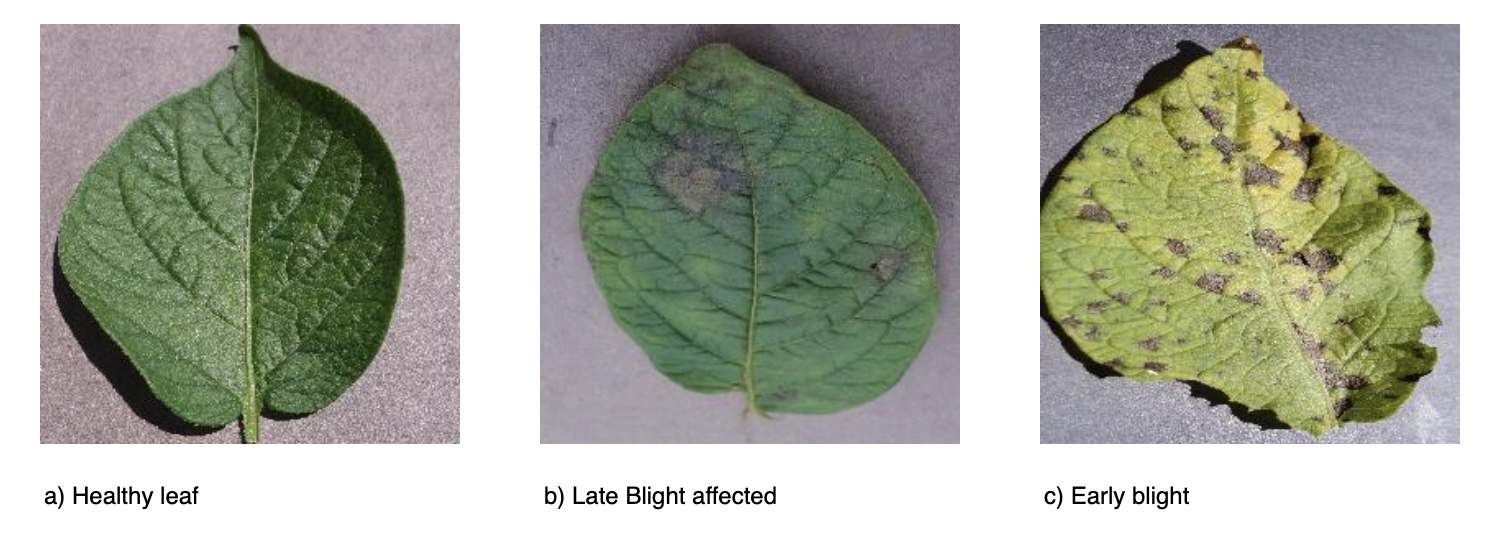
#> input picture a1.jpg, 1494 x 544 px, given in place of 0b27c03f-b3bc-4d96-9b76-6fbd779404b9___NREC_B.Spot 1799.JPG, which was not available
$ python untitled1.py
#> lines starting #> are read from the running program, lines starting #| are printed output that depends on the picture; after the words box and inside, x2 and y2 are one past the last pixel; in counts of white or black regions, pixels touching at a corner belong together; pictures that were not available may be replaced by others from this repository, and a replacement may not be noted
#> further down, img is the input picture: shape (544, 1494, 3); mean B, G, R 160.2, 173.7, 170
#!/usr/bin/env python3
# -*- coding: utf-8 -*-
"""
Created on Thu Dec  9 17:56:07 2021

@author: dhanushdinesh
"""

import os
import numpy as np
import cv2 as cv
from skimage import feature
import pickle

import shutil
import argparse

low_green = np.array([25, 52, 72])
high_green = np.array([102, 255, 255])


def segment(img):
    hsv = cv.cvtColor(img, cv.COLOR_BGR2HSV)
#> hsv: shape (544, 1494, 3); mean H, S, V 56.5, 39.7, 177.2

    # find the green color
    #mask_green = cv.inRange(hsv, low_green, high_green)
    # find the brown color
    mask_brown = cv.inRange(hsv, (8, 60, 20), (30, 255, 200))
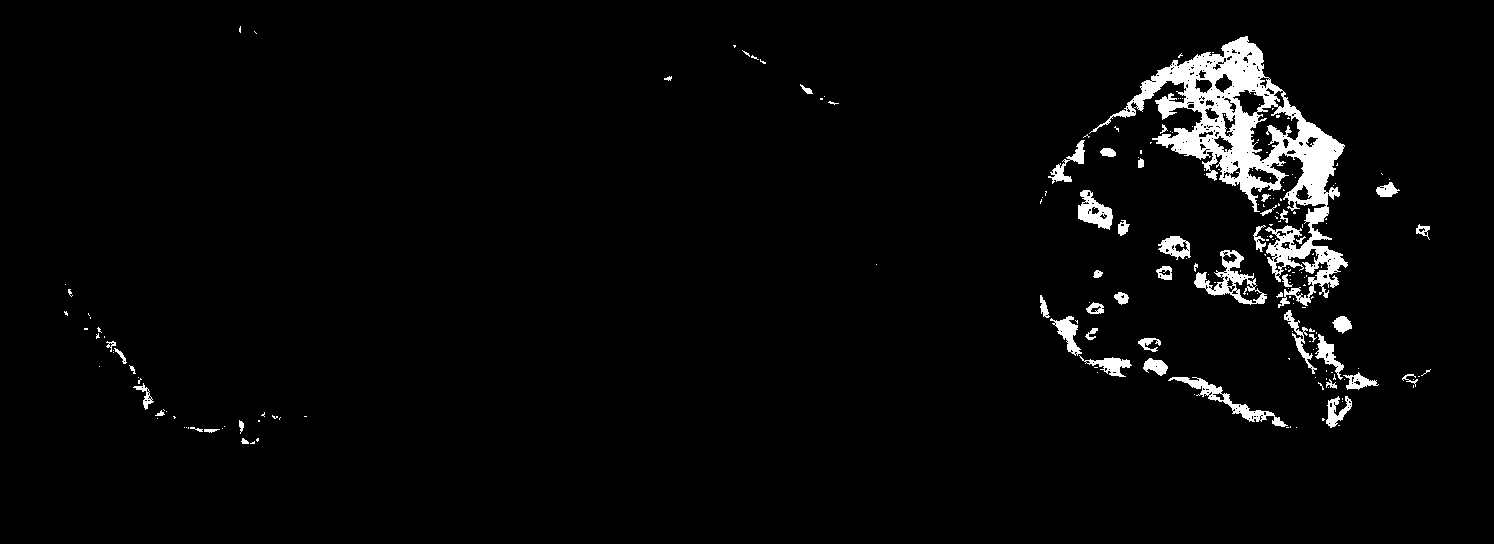
#> mask_brown: shape (544, 1494); 3.3% white; 206 white regions (157 under 20 px), largest, box (x1, y1, x2, y2) and area: (1089, 36, 1348, 308) 16620, (1194, 250, 1267, 305) 1227, (1168, 377, 1288, 427) 992
    # find the yellow color in the leaf
    mask_yellow = cv.inRange(hsv, (14, 39, 64), (40, 255, 255))
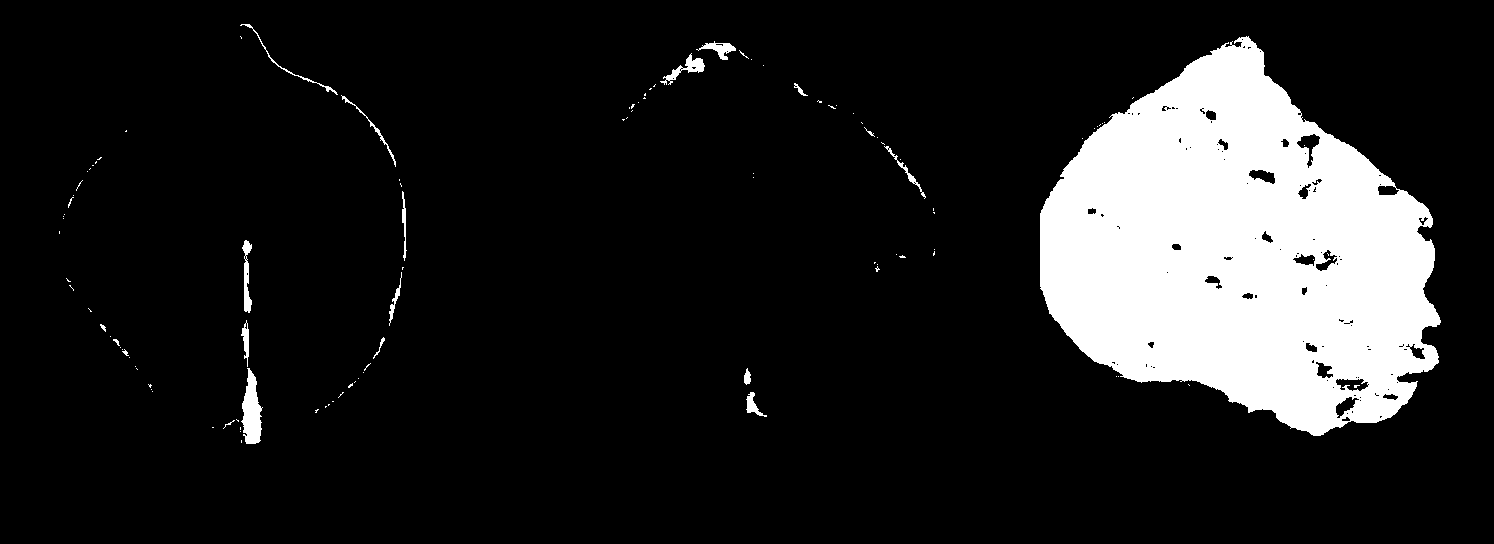
#> mask_yellow: shape (544, 1494); 13.2% white; 110 white regions (91 under 20 px), largest, box (x1, y1, x2, y2) and area: (1040, 36, 1441, 436) 103648, (241, 368, 263, 444) 1027, (660, 53, 705, 85) 393

    # find any of the three colors(green or brown or yellow) in the image

    #mask = cv.bitwise_or(mask_green, mask_brown)
    mask = cv.bitwise_or(mask_brown, mask_yellow)
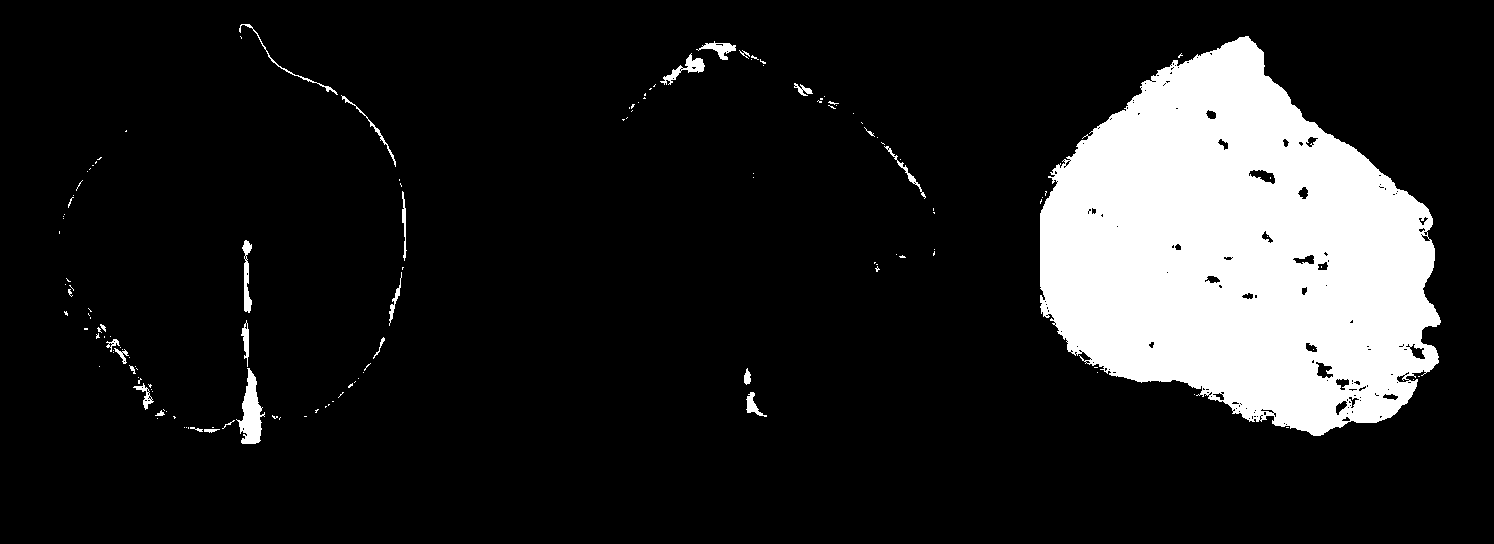
#> mask: shape (544, 1494); 13.8% white; 140 white regions (114 under 20 px), largest, box (x1, y1, x2, y2) and area: (1040, 36, 1441, 436) 107361, (236, 368, 265, 444) 1102, (660, 53, 705, 85) 398

    # Bitwise-AND mask and original image

    res = cv.bitwise_and(img,img, mask= mask)
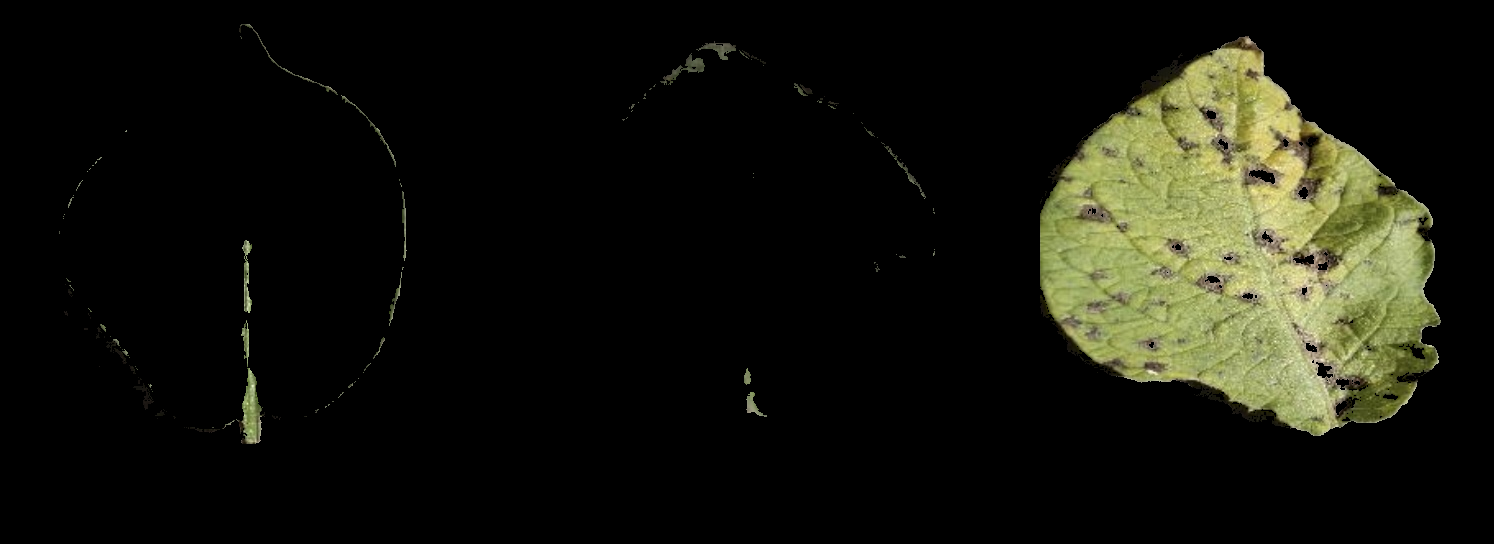
#> res: shape (544, 1494, 3); mean B, G, R 13, 21.4, 20.9
    return res, mask

img = cv.imread('./PlantVillage_copy/Tomato_Bacterial_spot/0b27c03f-b3bc-4d96-9b76-6fbd779404b9___NREC_B.Spot 1799.JPG')
cv.imshow("original Image", img)
segImg,mask = segment(img)
cv.imshow("Masked image", segImg)
